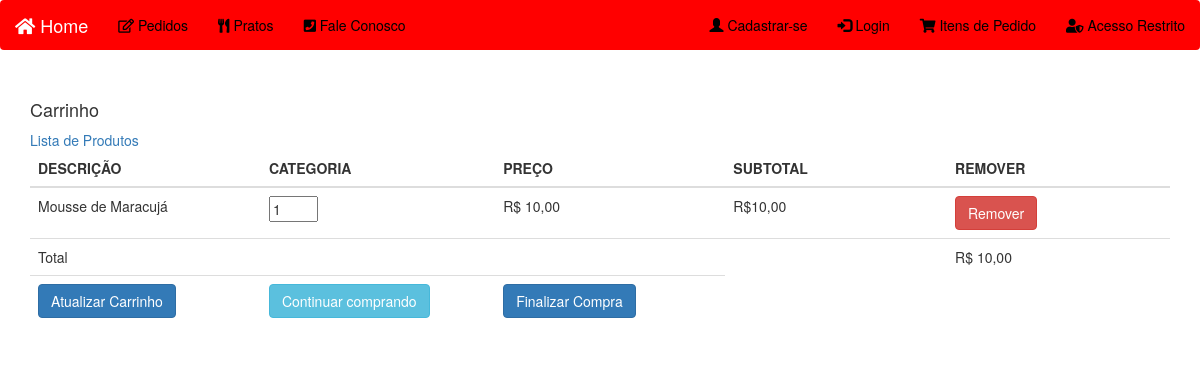
Page /carrinho.php?acao=add&codproduto=33 on the committed database.
### tables this page shows
CREATE TABLE `produto` (
  `codproduto` int(11) NOT NULL,
  `descricao` varchar(100) NOT NULL,
  `categoria` varchar(20) NOT NULL,
  `preco` float(10,2) NOT NULL,
  `imagem` varchar(100) NOT NULL
);

### carrinho.php (the view, shortened to what this page needs)
<?php
	if(isset($_GET['acao'])){
        if($_GET['acao'] == 'add'){
            $codproduto = intval($_GET['codproduto']);
		}
	}
?>
    <?php
        include ('menu.php');
        ?>
<br>
<div class="container">
    	<div class="card mt-5">
			 <div class="card-body">
	    		<h4 class="card-title">Carrinho</h4>
	    		<a href="buscaprodutos.php">Lista de Produtos</a>
	    	</div>
		</div>
	<table class="table table-strip">
		<thead>
			<tr>
				<th width="244">DESCRIÇÃO</th>
				<th width="244">CATEGORIA</th>
				<th width="244">PREÇO</th>
				<th width="244">SUBTOTAL</th>
				<th width="244">REMOVER</th>
			</tr>
		</thead>
			<form action="?acao=up" method="post">
		<tbody>
			<?php
				if(count($_SESSION['carrinho']) == 0){
					echo('<tr><td colspan="5">Nenhum produto no carrinho</td></tr>');
				}else{
					include('conexao.php');
					$total = 0;
					foreach($_SESSION['carrinho'] as $codproduto => $qtd){
						$sql     = "SELECT * FROM produto WHERE codproduto = '$codproduto'";
						$executa = mysqli_query($conexao, $sql) or die (mysqli_error());
						$in      = mysqli_fetch_assoc($executa);
						$descricao    = $in ['descricao'];
						$preco   = number_format ($in ['preco'], 2,',','.');
						$sub     = number_format ($in ['preco'] * $qtd, 2,',','.');
						$total   += $in['preco'] * $qtd;
						echo '<tr>
								<td>'.$descricao.'</td>
								<td><input type="text" size="3" name="prod['.$codproduto.']" value="'.$qtd.'" ></td>
								<td>R$ '.$preco.'</td>
								<td>R$'.$sub.'</td>
								<td><a href="?acao=del&codproduto='.$codproduto.'" class="btn btn-danger">Remover</td>
							  </tr>' ;
					}
						$total = number_format($total, 2, ',', '.');
                echo 	'<tr>
                            <td colspan="4">Total</td>
                            <td>R$ '.$total.'</td>
                    	</tr>';
				}
			?>
		          <td ><input class="btn btn-primary"  type="submit" value="Atualizar Carrinho"/></td>
				<td ><a class="btn btn-info" href='buscaprodutos.php'>Continuar comprando</a></td>
				<td>
			<a href="login.php" class="btn btn-primary"  value="finalizar"/>Finalizar Compra</a></td>
		</tbody>
			</form>
	</table>

### rows in the picture
produto: descricao "Mousse de Maracujá", value "1", preco "10,00"

### other values in the picture
$total "10,00"
